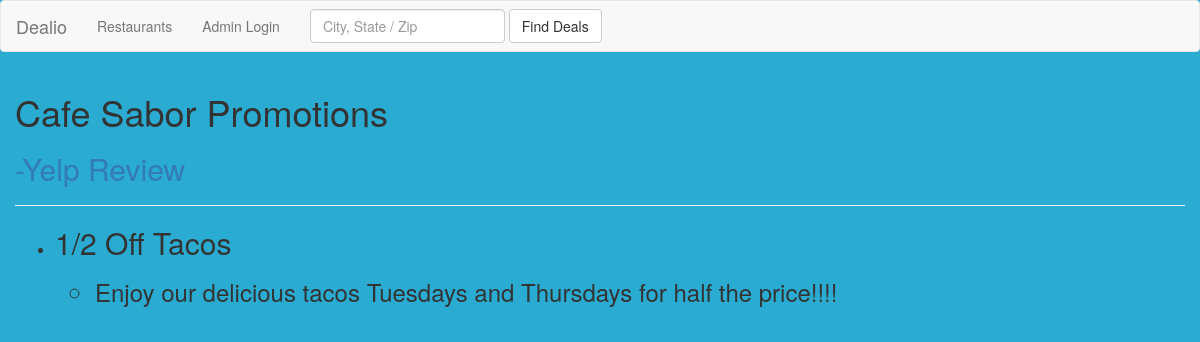
/promotions/1/, run on an earlier commit of the app's database.
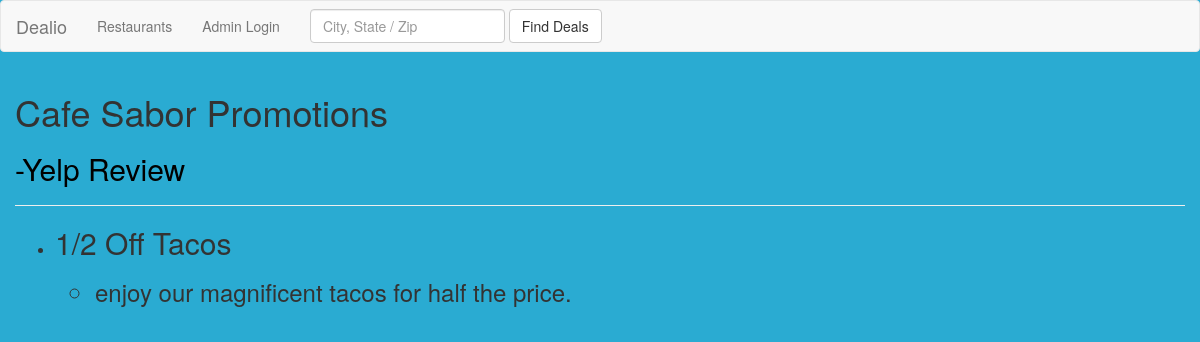
And on a later commit of the database.
### dealioApp/models.py (models this page shows, shortened)
class Restaurant(models.Model):
    name = models.CharField(max_length=25, unique=True)
    proms = models.ManyToManyField(Promotion)
    review_link = models.CharField(max_length=50, unique=True)
    website_link = models.CharField(max_length=50, unique=True)
    rating = models.FloatField()
    num_ratings = models.IntegerField()
    num_deals = models.IntegerField()
    def getPromotions(self):
        promos = []
        for i in range(0,self.proms.count()):
            promos.append(self.proms.all()[i])
        return promos

class Promotion(models.Model):
    title = models.CharField(max_length=25, unique=True)  # specify the models fields (data type) based on what django provides
    description = models.TextField(blank=True, null=True)
    rating = models.FloatField()
    num_ratings = models.IntegerField()
    def __str__(self):
        return self.title

### dealioApp/views.py (the view)
# urls.py: url(r'^promotions/(?P<restaurant_id>\d+)/$', views.promotions, name='promotions'),#this uses a named group for regex
def promotions(request, restaurant_id):#pass in a restaurant's id into this view to access its promotions via getPromotions
    restaurant = Restaurant.objects.get(id=restaurant_id)
    return render(request, 'dealioApp/promotions.html', {'restaurant': restaurant})

### dealioApp/templates/dealioApp/promotions.html (shortened to what this page needs)
<!DOCTYPE html>
<html lang="en">
<head>
    {% extends "dealioApp/home.html" %}
  {% block content %}
  <div class="container-fluid" >
    <h1>{{restaurant.name}} Promotions</h1>
      <h2><a href={{restaurant.review_link}} style="color:black" target="_blank">-Yelp Review</a></h2>
    <hr>
    <ul>
        {% for promo in restaurant.getPromotions %}
            <li><h2>{{promo}}</h2></li>
            <ul>
                <h3><li>{{promo.description}}</li></h3>
            </ul>
        {% endfor %}
    </ul>
  {% endblock %}

### dealioApp/templates/dealioApp/home.html (shortened to what this page needs)
<!DOCTYPE html>
<html lang="en">
<head>
    {% load staticfiles %}
	<link rel="stylesheet" href="{% static 'css/bootstrap.min.css' %}" />
    <nav class="navbar navbar-default">
  <div class="container-fluid">
    <div class="navbar-header">
      <a class="navbar-brand" href="/">Dealio</a>
    </div>
    <div class="collapse navbar-collapse" id="bs-example-navbar-collapse-1">
      <ul class="nav navbar-nav">
        <li><a href="/restaurants">Restaurants</a></li>
        <li><a href="/admin">Admin Login</a></li>
      </ul>
      <form class="navbar-form navbar-left">
        <div class="form-group">
          <input type="text" class="form-control" placeholder="City, State / Zip">
        </div>
        <button type="submit" class="btn btn-default">Find Deals</button>
      </form>
    </div>
  </div>
</nav>
</head>
<body style = "background-color: #2aabd2">
  {% block content %}{% endblock %}
</body>
</html>

What changed in the data, as far as the page shows it:
changed Restaurant "Cafe Sabor": review_link empty → "https://www.yelp.com/biz/cafe-sabor-logan" (drawn)
changed Promotion "1/2 Off Tacos": description "Enjoy our delicious tacos Tuesdays and Thursdays for half the price!!!!" → "enjoy our magnificent tacos for half the price."
